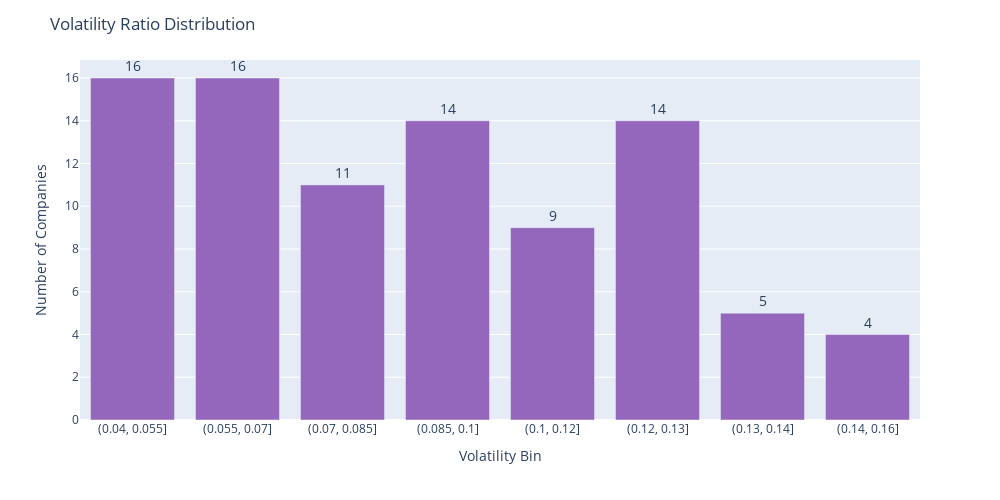

This figure's notebook cell:
### Code cell
volatility_analysis_df = analysis_df[analysis_df['volatility'] < volatility_top]
volatility_analysis_df.loc[:,'volatility_bin'] = pd.cut(volatility_analysis_df['volatility'], 8, precision = 1)
volatility_analysis_df2 = volatility_analysis_df[['ticker','volatility_bin']].groupby('volatility_bin').count().reset_index()
volatility_analysis_df2.loc[:,'volatility_bin'] = volatility_analysis_df2['volatility_bin'].astype('str')

fig = px.bar(volatility_analysis_df2, x='volatility_bin', y='ticker', text = 'ticker')

fig.update_traces(textposition='outside',
                  texttemplate='%{text}',
                  marker_color='#9467bd',
                  textfont_size=14)

fig.update_layout(title_text = 'Volatility Ratio Distribution',
                  yaxis_title = 'Number of Companies',
                  xaxis_title = 'Volatility Bin',
                  height = 500, width = 1000)

fig.show()

### Figure 1 — Plotly figure (JSON) as saved in the notebook; plotly's stock layout.template omitted (floating-point values rounded to 4 significant figures)
{"data": [{"alignmentgroup": "True", "hoverlabel": {"namelength": 0}, "hovertemplate": "volatility_bin=%{x}<br>ticker=%{text}", "legendgroup": "", "marker": {"color": "#9467bd"}, "name": "", "offsetgroup": "", "orientation": "v", "showlegend": false, "text": [16, 16, 11, 14, 9, 14, 5, 4], "textfont": {"size": 14}, "textposition": "outside", "texttemplate": "%{text}", "type": "bar", "x": ["(0.04, 0.055]", "(0.055, 0.07]", "(0.07, 0.085]", "(0.085, 0.1]", "(0.1, 0.12]", "(0.12, 0.13]", "(0.13, 0.14]", "(0.14, 0.16]"], "xaxis": "x", "y": [16, 16, 11, 14, 9, 14, 5, 4], "yaxis": "y"}], "layout": {"barmode": "relative", "height": 500, "legend": {"tracegroupgap": 0}, "margin": {"t": 60}, "title": {"text": "Volatility Ratio Distribution"}, "width": 1000, "xaxis": {"anchor": "y", "domain": [0, 1], "title": {"text": "Volatility Bin"}}, "yaxis": {"anchor": "x", "domain": [0, 1], "title": {"text": "Number of Companies"}}}}
